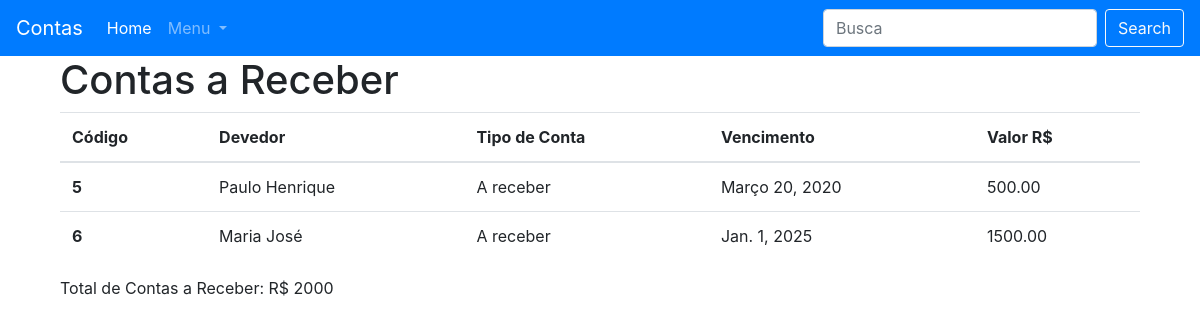
Page /contas-receber/ (signed in) on the committed database.
### apps/gestor/models.py (models this page shows, shortened)
class Conta(models.Model):
    TIPO_CONTA_CHOICE = (
        ('RB', 'A receber'),
        ('PG', 'A pagar'),
    )
    pessoa = models.ForeignKey(Pessoa, verbose_name='Pessoa', on_delete=models.CASCADE)
    tipo_conta = models.CharField(verbose_name='Tipo de Conta', max_length=2, choices=TIPO_CONTA_CHOICE)
    vencimento = models.DateField(verbose_name='vencimento')
    valor = models.DecimalField(verbose_name='valor R$', max_digits=19, decimal_places=2)

class Pessoa(models.Model):
    nome = models.CharField(verbose_name='Nome', max_length= 200)
    nascimento = models.DateField(verbose_name='Nascimento')
    cpf = models.CharField(verbose_name='CPF', max_length= 14) #000.000.000-00

### apps/gestor/views.py (the view)
# urls.py: path('contas-receber/', views.lista_contas_receber, name='lista_contas_receber'),
@login_required(login_url='/login/')
def lista_contas_receber(request):
    contas_receber = Conta.objects.filter(tipo_conta='RB')
    total = contas_receber.aggregate(Sum('valor'))['valor__sum']
    return render(request, 'lista_contas_receber.html', {'contas_receber': contas_receber, 'total': total})

### templates/lista_contas_receber.html (shortened to what this page needs)
{% extends 'base.html' %}
{% block corpo %}
<h1>Contas a Receber</h1>
<table class="table table-hover">
    <thead>
        <tr>
            <th scope="col">Código</th>
            <th scope="col">Devedor</th>
            <th scope="col">Tipo de Conta</th>
            <th scope="col">Vencimento</th>
            <th scope="col">Valor R$</th>
        </tr>
    </thead>
    <tbody>
        {% for conta in contas_receber %}
        <tr>
            <th scope="row">{{ conta.id}}</th>
            <td>{{ conta.pessoa.nome}}</td>
            <td>{{ conta.get_tipo_conta_display}}</td>
            <td>{{ conta.vencimento}}</td>
            <td>{{ conta.valor}}</td>
        </tr>
        {% endfor %}
    </tbody>
</table>
<span>Total de Contas a Receber: R$ {{total}}</span>
{% endblock corpo %}

### rows in the picture
Conta: id "5", pessoa.nome "Paulo Henrique", tipo_conta "A receber", vencimento "Março 20, 2020", valor "500.00"
Conta: id "6", pessoa.nome "Maria José", tipo_conta "A receber", vencimento "Jan. 1, 2025", valor "1500.00"

### other values in the picture
{{ total }} "2000"
